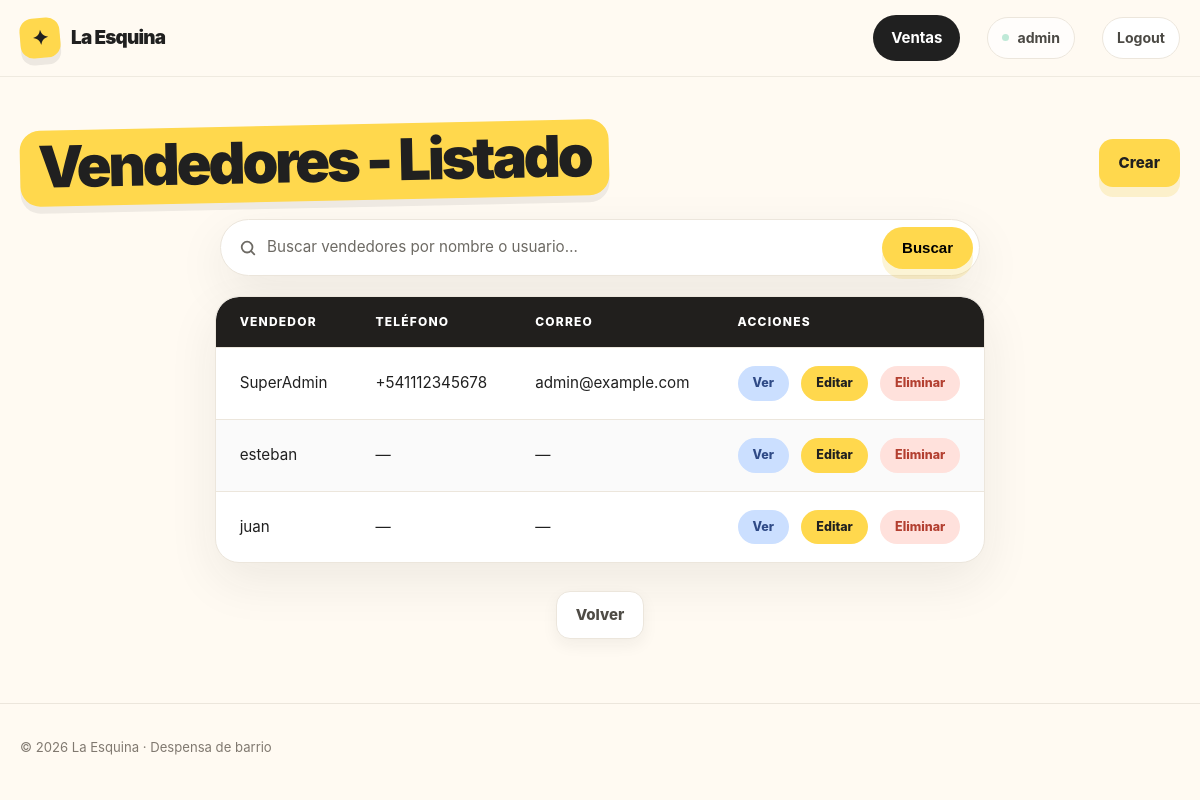
The page /ventas/vendedor/ (signed in) on the database its author committed.
### ventas/models/vendedor.py (models this page shows)
class Vendedor(models.Model):
    usuario = models.OneToOneField(
        settings.AUTH_USER_MODEL, on_delete=models.CASCADE, related_name="vendedor"
    )
    telefono = PhoneNumberField(blank=True)
    foto_perfil = models.ImageField(null=True, blank=True, upload_to="vendedores/perfiles/")
    def __str__(self) -> str:
        return self.usuario.get_full_name() or self.usuario.username
    class Meta:
        verbose_name = "Vendedor"
        verbose_name_plural = "Vendedores"

### ventas/views/vendedor.py (the view)
# urls.py: path("vendedor/", VendedorList.as_view(), name="vendedor_list"),
class VendedorList(StaffRequiredMixin, ListView):
    model = Vendedor
    context_object_name = "vendedores"
    def get_queryset(self) -> QuerySet:
        busqueda = self.request.GET.get("busqueda", "").strip()
        vendedores = Vendedor.objects.select_related("usuario")
        if busqueda:
            vendedores = vendedores.filter(
                Q(usuario__first_name__icontains=busqueda)
                | Q(usuario__last_name__icontains=busqueda)
                | Q(usuario__username__icontains=busqueda)
            )
        return vendedores

### core/mixins.py (called while the page is built)
    def test_func(self) -> bool:
        return bool(self.request.user.is_staff)

### ventas/templates/ventas/vendedor_list.html
{% extends "core/base.html" %}
{% load static %}
{% block styles %}
    <link rel="stylesheet" href="{% static 'core/css/table.css' %}" />
    <link rel="stylesheet" href="{% static 'core/css/search.css' %}" />
{% endblock styles %}
{% block content %}
    <div class="container section">
        <div class="page-head">
            <h1 class="page-title">Vendedores - Listado</h1>
            <a class="button button-primary"
               href="{% url 'ventas:vendedor_create' %}">Crear</a>
        </div>
        {% include "core/partials/search.html" with placeholder="Buscar vendedores por nombre o usuario…" label="Buscar vendedores" clear_url="ventas:vendedor_list" %}
        <table class="data-table">
            <thead>
                <tr>
                    <th>Vendedor</th>
                    <th>Teléfono</th>
                    <th>Correo</th>
                    <th>Acciones</th>
                </tr>
            </thead>
            <tbody>
                {% for vendedor in vendedores %}
                    <tr>
                        <td>{{ vendedor }}</td>
                        <td>{{ vendedor.telefono|default:"—" }}</td>
                        <td>{{ vendedor.usuario.email|default:"—" }}</td>
                        <td class="table-actions">
                            <a class="table-action table-action--view"
                               href="{% url 'ventas:vendedor_detail' vendedor.pk %}">Ver</a>
                            <a class="table-action table-action--edit"
                               href="{% url 'ventas:vendedor_update' vendedor.pk %}">Editar</a>
                            <a class="table-action table-action--danger"
                               href="{% url 'ventas:vendedor_delete' vendedor.pk %}">Eliminar</a>
                        </td>
                    </tr>
                {% empty %}
                    <tr>
                        <td class="table-empty" colspan="4">No hay vendedores disponibles.</td>
                    </tr>
                {% endfor %}
            </tbody>
        </table>
        <div class="page-actions">
            <a class="button button-secondary" href="{% url 'ventas:home' %}">Volver</a>
        </div>
    </div>
{% endblock content %}

### core/templates/core/partials/header.html (shortened to what this page needs)
<div class="nav">
    <div class="container nav-inner">
        <a href="/" class="brand" aria-label="La Esquina, inicio">
            <span class="brand-mark">✦</span>
            <span>La Esquina</span>
        </a>
        <nav class="nav-links" aria-label="Navegación principal">
            {% if user.is_authenticated %}
                <a href="{% url 'ventas:home' %}" class="nav-cta">Ventas</a>
                <span class="nav-user">{{ user.username }}</span>
                <form action="{% url 'core:logout' %}" method="post">
                    <button class="nav-logout" type="submit">Logout</button>
                </form>
            {% else %}
                <a href="{% url 'core:login' %}" class="nav-cta">Acceder</a>
            {% endif %}
        </nav>
    </div>
</div>

### core/static/core/css/base.css (style rules this page uses)
:root { --bg: #fffaf2; --surface: #fff; --ink: #202020; --muted: #6d6a64; --line: #ece6dc; --yellow: #ffd84d; --coral: #ff806f; --mint: #bfe9d7; --blue: #cbdfff; --pink: #ffd3df; --shadow: 0 18px 50px rgba(32, 32, 32, 0.08); }
* { box-sizing: border-box; margin: 0; padding: 0; }
html { scroll-behavior: smooth; }
body { font-family: Inter, ui-sans-serif, system-ui, -apple-system, BlinkMacSystemFont, "Segoe UI", sans-serif; background: var(--bg); color: var(--ink); line-height: 1.5; display: flex; flex-direction: column; min-height: 100vh; }
a { color: inherit; text-decoration: none; }
.container { width: min(1160px, calc(100% - 40px)); margin: 0 auto; }

### core/static/core/css/nav.css (style rules this page uses)
.nav { position: sticky; top: 0; z-index: 20; background: rgba(255, 250, 242, 0.9); backdrop-filter: blur(14px); border-bottom: 1px solid rgba(236, 230, 220, 0.8); }
.nav-inner { min-height: 76px; display: flex; align-items: center; justify-content: space-between; gap: 24px; }
.brand { display: inline-flex; align-items: center; gap: 11px; font-weight: 900; font-size: 1.18rem; letter-spacing: -0.04em; }
.brand-mark { width: 40px; height: 40px; display: grid; place-items: center; border-radius: 13px; background: var(--yellow); transform: rotate(-5deg); font-size: 1.25rem; box-shadow: 0 7px 0 rgba(32, 32, 32, 0.08); }
.nav-links { display: flex; align-items: center; gap: 27px; color: #4b4944; font-size: 0.94rem; font-weight: 700; }
.nav-cta { padding: 12px 18px; border-radius: 999px; background: var(--ink); color: #fff; transition: transform 0.2s ease, background 0.2s ease; }
.nav-links .nav-cta, .nav-links .nav-cta:hover { color: #fff; }
.nav-user { display: inline-flex; align-items: center; gap: 8px; padding: 9px 14px; border: 1px solid var(--line); border-radius: 999px; background: rgba(255, 255, 255, 0.72); color: #4b4944; font-size: 0.88rem; font-weight: 750; }
.nav-user::before { width: 7px; height: 7px; border-radius: 50%; background: var(--mint); content: ""; }
.nav-links form { display: flex; }
.nav-logout { padding: 9px 14px; border: 1px solid var(--line); border-radius: 999px; background: var(--surface); color: #4b4944; font: inherit; font-size: 0.88rem; font-weight: 750; cursor: pointer; transition: transform 0.2s ease, box-shadow 0.2s ease, border-color 0.2s ease; }

### core/static/core/css/components.css (style rules this page uses)
.page-title { display: inline-block; margin-bottom: 18px; padding: 6px 18px 10px; border-radius: 20px; background: var(--yellow); box-shadow: 0 7px 0 rgba(32, 32, 32, 0.07); font-size: clamp(2.3rem, 5.5vw, 3.6rem); font-weight: 950; line-height: 1.05; letter-spacing: -0.055em; transform: rotate(-1.2deg); }
.button { display: inline-flex; align-items: center; justify-content: center; gap: 9px; min-height: 48px; padding: 0 19px; border-radius: 14px; border: 1px solid transparent; font-size: 0.94rem; font-weight: 850; transition: transform 0.2s ease, box-shadow 0.2s ease; }
.button-primary { background: var(--yellow); box-shadow: 0 10px 0 rgba(237, 191, 23, 0.18); }
.button-secondary { background: var(--surface); border-color: var(--line); color: #4f4c46; box-shadow: 0 6px 16px rgba(32, 32, 32, 0.06); }
.page-actions { display: flex; justify-content: center; gap: 12px; }
.page-head { display: flex; align-items: center; justify-content: space-between; flex-wrap: wrap; gap: 16px; margin-bottom: 18px; }
.page-head .page-title { margin-bottom: 0; }
.section { padding: 48px 0; }

### rows shown on the page
Vendedor: usuario.last_name "SuperAdmin", telefono "+541112345678", usuario.email "admin@example.com"
Vendedor: usuario.username "esteban", telefono "—", usuario.email "—"
Vendedor: usuario.username "juan", telefono "—", usuario.email "—"

### other values the page prints
{{ user.username }} "admin"
